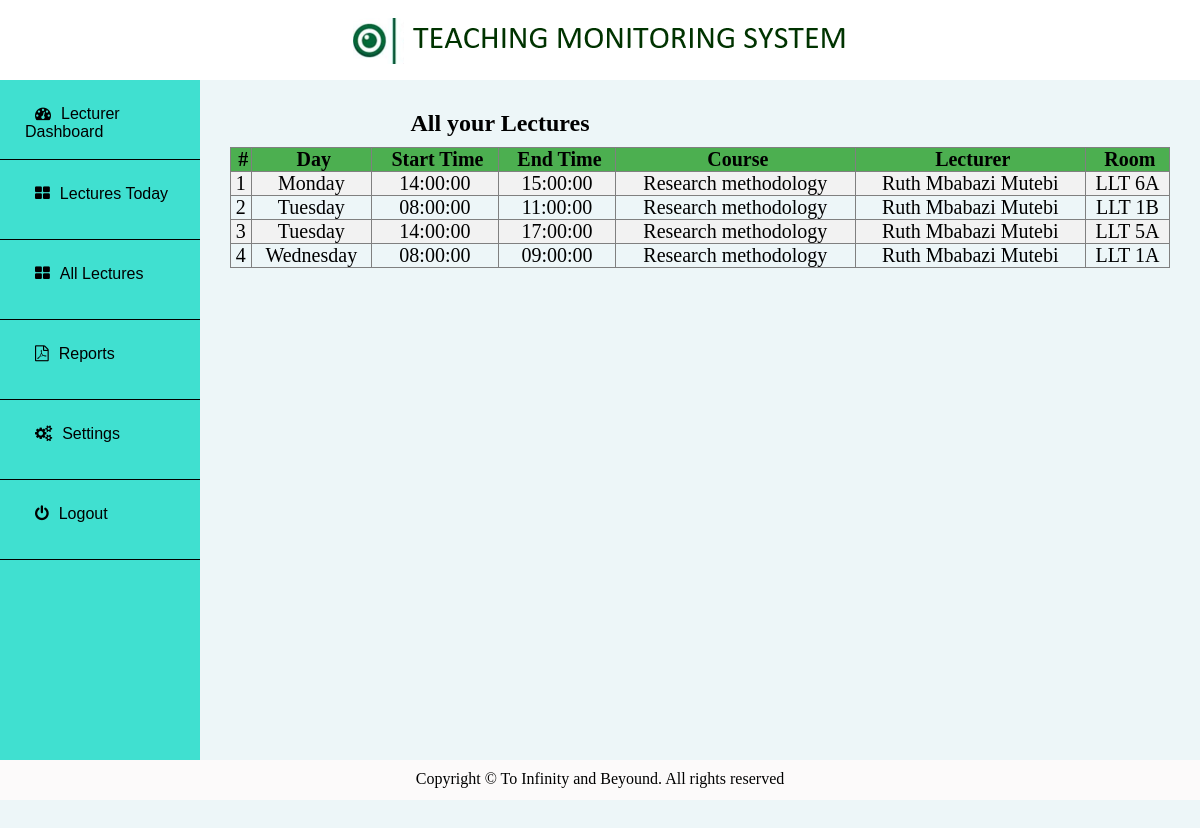
The app's page /lecturer/allLectures.php (signed in) with its own data.
### tables this page shows
CREATE TABLE `lecture` (
  `lectureId` int(11) NOT NULL,
  `lectureDay` varchar(50) DEFAULT NULL,
  `plannedStartTime` time DEFAULT NULL,
  `plannedEndTime` time DEFAULT NULL,
  `courseId` int(11) DEFAULT NULL,
  `personId` int(11) DEFAULT NULL,
  `roomId` int(11) DEFAULT NULL
);

CREATE TABLE `course` (
  `courseId` int(11) NOT NULL,
  `courseName` varchar(60) NOT NULL,
  `courseCode` varchar(10) NOT NULL,
  `creditUnits` varchar(10) NOT NULL,
  `program` varchar(60) NOT NULL,
  `semester` varchar(10) NOT NULL,
  `yearOfStudy` varchar(10) NOT NULL
);

CREATE TABLE `person` (
  `personId` int(11) NOT NULL,
  `personName` varchar(200) NOT NULL,
  `personEmail` varchar(250) NOT NULL,
  `personGender` enum('M','F') NOT NULL,
  `personNIN` varchar(15) DEFAULT NULL,
  `personPassword` varchar(60) NOT NULL,
  `personPhoto` varchar(250) DEFAULT NULL,
  `personRole` enum('lecturer','admin') NOT NULL
);

CREATE TABLE `room` (
  `roomId` int(11) NOT NULL,
  `roomName` varchar(20) DEFAULT NULL,
  `block` varchar(100) NOT NULL,
  `level` varchar(100) NOT NULL
);

### lecturer/allLectures.php (the view, shortened to what this page needs)
<?php  include 'connection.php';
$lecturerId = $_SESSION['lecturerId'];
?>
<!DOCTYPE html PUBLIC "-//w3c//DTD XHTML 1.1//EN""
 http//www.w3.org/TR/xtml 11/DTD/xhtml 11.dtd">
<html xmlns="http://www.w3.org/1999/xhtml">
<head>
<link href="style.css" rel="stylesheet" type="text/css">
<link href="app.css" rel="stylesheet" type="text/css">
<link href="css/font-awesome.css" rel="stylesheet" />
</head>
<?php include 'header.php';?>
      <div class="main" >
        <div style="width: 100%; padding:30px;">
          <h2 align="center">All your Lectures</h2>
        <table style="width: 100%; text-align: center; " border="1" >
<?php
$retreive = "SELECT * FROM lecture where personId = '$lecturerId'";
$sql_query = mysqli_query($conn, $retreive);
?>
          <tr>
                <th>#</th>
                <th>Day</th>
                <th>Start Time</th>
                <th>End Time</th>
                <th>Course</th>
                <th>Lecturer</th>
                <th>Room</th>
          </tr>
<?php
$counter = 1;
while ($rows = mysqli_fetch_assoc($sql_query) ) {
?>
          <tr>
            <td><?php   echo $counter ?></td>
            <td><?php   echo $rows['lectureDay']; ?></td>
            <td><?php   echo $rows['plannedStartTime']; ?></td>
            <td><?php   echo $rows['plannedEndTime']; ?></td>
<?php
$PKID =  $rows['courseId'];
$retreive1 = "SELECT * FROM course where courseId = '$PKID'";
$sql_query1 = mysqli_query($conn, $retreive1);
$rows1 = mysqli_fetch_assoc($sql_query1);
 ?>
            <td><?php   echo $rows1['courseName']; ?></td>
<?php
$PKID1 =  $rows['personId'];
$retreive2 = "SELECT * FROM person where personId = '$PKID1'";
$sql_query2 = mysqli_query($conn, $retreive2);
$rows2 = mysqli_fetch_assoc($sql_query2);
 ?>
            <td><?php   echo $rows2['personName']; ?></td>
<?php
$PKID2 =  $rows['roomId'];
$retreive3 = "SELECT * FROM room where roomId = '$PKID2'";
$sql_query3 = mysqli_query($conn, $retreive3);
$rows3 = mysqli_fetch_assoc($sql_query3);
 ?>
            <td><?php   echo $rows3['roomName']; ?></td>
          </tr>
          <?php $counter++;
          }
          ?>
        </table>
    </div>
    </div>
  </div>
  <div class="footer" style="height: 5vh;">
        <p align="center">Copyright &copy; To Infinity and Beyound. All rights reserved </p>
    </div>
</div>
</body>
</html>

### lecturer/style.css (style rules this page uses)
* { padding: 0; margin: 0; box-sizing: border-box; }
.b { padding: 0px; background-color: white; }
.main { width: 100%; }
table { border-collapse: collapse; color: black; font-size: 20px; text-align: center; margin-top:10px; padding: 5px; width: 100%; }
th { background-color:#4CAF50; color: black; width: auto; padding-left: 5px }
tr:nth-child(even) { background-color: #f2f2f2; width: auto; }
h2 { margin-right: 400px; }
.footer { background-color:#fcfafa ; height: 5vh; width: 100%; }
.footer p { padding-top: 10px; }

### records on screen
lecture: lectureDay "Monday", plannedStartTime "14:00:00", plannedEndTime "15:00:00", courseId.courseName "Research methodology", personId.personName "Ruth Mbabazi Mutebi", roomId.roomName "LLT 6A"
lecture: lectureDay "Tuesday", plannedStartTime "08:00:00", plannedEndTime "11:00:00", courseId.courseName "Research methodology", personId.personName "Ruth Mbabazi Mutebi", roomId.roomName "LLT 1B"
lecture: lectureDay "Tuesday", plannedStartTime "14:00:00", plannedEndTime "17:00:00", courseId.courseName "Research methodology", personId.personName "Ruth Mbabazi Mutebi", roomId.roomName "LLT 5A"
lecture: lectureDay "Wednesday", plannedStartTime "08:00:00", plannedEndTime "09:00:00", courseId.courseName "Research methodology", personId.personName "Ruth Mbabazi Mutebi", roomId.roomName "LLT 1A"
